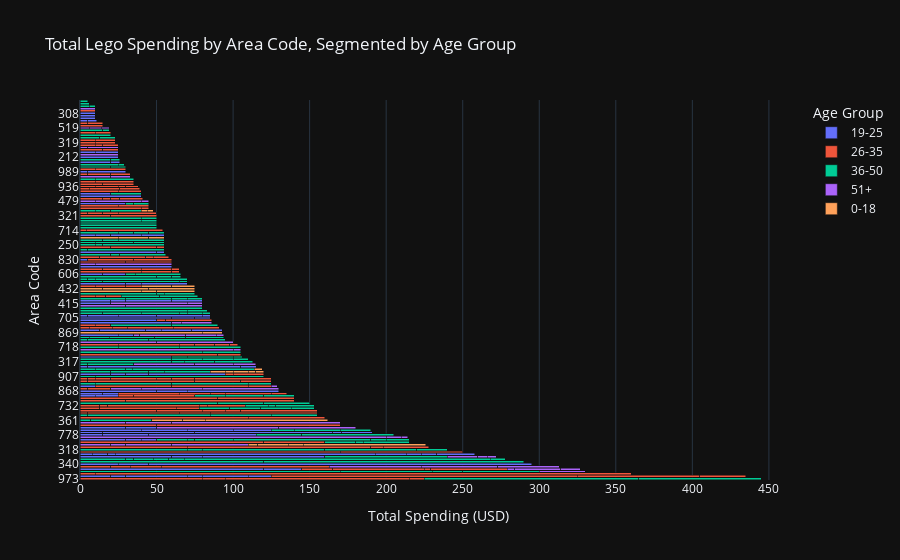

The notebook cell this image was saved under:
### Markdown cell above
10. Come up with a question you want to answer using these data, and write it down. Then, create a data visualization that answers the question, and explain how your visualization answers the question.

Question: Is there a relationship between the area code and age group?

### Code cell
bins = [0, 18, 25, 35, 50,100]
labels = ['0-18', '19-25', '26-35', '36-50', '51+']
DF_lego['age_group'] = pd.cut(DF_lego['age'], bins=bins, labels=labels)

fig = px.bar(
    DF_lego,
    x='us_price',
    y='area_code',
    color='age_group',  
    barmode='stack',
    title='Total Lego Spending by Area Code, Segmented by Age Group'
)

fig.update_layout(
    yaxis_title="Area Code",
    xaxis_title="Total Spending (USD)",
    legend_title="Age Group",
    template='plotly_dark', 
    yaxis={'categoryorder': 'total descending'} 
)

fig.show()

### Figure 1 — Plotly figure (JSON) as saved in the notebook; plotly's stock layout.template omitted (floating-point values rounded to 4 significant figures; data arrays with more than 128 entries replaced by an {"elided": "..."} marker saying what was removed)
{"data": [{"hovertemplate": "age_group=19-25<br>us_price=%{x}<br>area_code=%{y}<extra></extra>", "legendgroup": "19-25", "marker": {"color": "#636efa", "pattern": {"shape": ""}}, "name": "19-25", "orientation": "h", "showlegend": true, "textposition": "auto", "type": "bar", "x": [9.99, 9.99, 14.99, 9.99, 24.99, 19.99, 250.0, 59.99, 49.99, 19.99, 59.99, 4.99, 5.99, 19.99, 9.99, 39.99, 39.99, 59.99, 59.99, 19.99, 79.99, 59.99, 14.99, 9.99, 19.99, 9.99, 14.99, 49.99, 19.99, 29.99, 9.99, 9.99, 7.99, 9.99, 4.99, 170.0, 19.99, 5.99, 19.99, 9.99, 39.99, 29.99, 29.99, 24.99, 29.99, 19.99, 14.99, 14.99, 4.99, 24.99, 59.99, 4.99, 19.99, 9.99, 29.99, 19.99, 12.99, 29.99, 9.99, 19.99, 19.99, 4.99, 19.99, 24.99, 29.99, 4.99, 19.99, 9.99, 9.99, 24.99, 14.99, 9.99, 24.99, 49.99, 4.99, 9.99, 14.99, 59.99, 89.99, 5.99, 19.99, 49.99, 14.99, 29.99, 69.99, 9.99, 29.99, 14.99, 29.99, 9.99, 29.99, 9.99, 14.99, 29.99, 4.99, 99.99, 9.99, 9.99, 9.99, 19.99, 14.99, 24.99, 9.99, 120.0, 24.99], "xaxis": "x", "y": ["216", "205", "205", "947", "340", "340", "340", "878", "868", "868", "868", "980", "980", "281", "281", "281", "563", "813", "418", "418", "418", "705", "705", "705", "784", "784", "784", "784", "415", "441", "441", "441", "316", "316", "316", "316", "671", "671", "246", "508", "541", "541", "541", "541", "210", "210", "606", "606", "989", "989", "678", "830", "856", "856", "856", "856", "307", "307", "307", "307", "307", "754", "754", "754", "754", "754", "316", "316", "316", "316", "406", "406", "212", "443", "443", "308", "480", "480", "480", "480", "480", "815", "778", "778", "778", "281", "281", "281", "551", "551", "551", "312", "312", "602", "785", "785", "785", "573", "573", "573", "573", "786", "786", "567", "567"], "yaxis": "y"}, {"hovertemplate": "age_group=26-35<br>us_price=%{x}<br>area_code=%{y}<extra></extra>", "legendgroup": "26-35", "marker": {"color": "#EF553B", "pattern": {"shape": ""}}, "name": "26-35", "orientation": "h", "showlegend": true, "textposition": "auto", "type": "bar", "x": {"elided": "165 float values"}, "xaxis": "x", "y": {"elided": "165 str values"}, "yaxis": "y"}, {"hovertemplate": "age_group=36-50<br>us_price=%{x}<br>area_code=%{y}<extra></extra>", "legendgroup": "36-50", "marker": {"color": "#00cc96", "pattern": {"shape": ""}}, "name": "36-50", "orientation": "h", "showlegend": true, "textposition": "auto", "type": "bar", "x": {"elided": "173 float values"}, "xaxis": "x", "y": {"elided": "173 str values"}, "yaxis": "y"}, {"hovertemplate": "age_group=51+<br>us_price=%{x}<br>area_code=%{y}<extra></extra>", "legendgroup": "51+", "marker": {"color": "#ab63fa", "pattern": {"shape": ""}}, "name": "51+", "orientation": "h", "showlegend": true, "textposition": "auto", "type": "bar", "x": [59.99, 49.99, 39.99, 9.99, 49.99, 29.99, 200.0, 9.99, 3.99, 49.99, 49.99, 19.99, 5.99, 5.99, 3.99, 4.99, 19.99, 39.99, 24.99, 14.99, 9.99, 5.99, 7.99, 4.99, 19.99, 9.99, 29.99, 49.99, 24.99, 49.99, 9.99, 29.99, 49.99, 4.99, 29.99, 12.99, 19.99, 12.99, 3.99, 29.99, 19.99, 4.99, 19.99, 39.99, 49.99, 9.99, 29.99, 4.99, 99.99, 4.99, 79.99, 49.99, 5.99, 19.99, 29.99, 29.99, 110.0], "xaxis": "x", "y": ["339", "339", "339", "517", "517", "209", "774", "774", "774", "469", "469", "418", "418", "418", "508", "810", "810", "251", "251", "251", "413", "519", "519", "519", "859", "859", "859", "859", "206", "415", "415", "802", "802", "567", "567", "567", "409", "409", "786", "786", "786", "786", "214", "214", "214", "479", "479", "479", "740", "740", "210", "210", "813", "813", "812", "812", "812"], "yaxis": "y"}, {"hovertemplate": "age_group=0-18<br>us_price=%{x}<br>area_code=%{y}<extra></extra>", "legendgroup": "0-18", "marker": {"color": "#FFA15A", "pattern": {"shape": ""}}, "name": "0-18", "orientation": "h", "showlegend": true, "textposition": "auto", "type": "bar", "x": [9.99, 4.99, 9.99, 4.99, 4.99, 79.99, 12.99, 19.99, 14.99, 79.99, 3.99, 3.99, 24.99, 19.99, 9.99, 39.99, 9.99, 24.99, 14.99, 29.99, 29.99, 19.99, 14.99, 5.99, 19.99, 9.99, 79.99, 4.99], "xaxis": "x", "y": ["712", "712", "712", "712", "712", "869", "869", "361", "361", "361", "336", "336", "305", "305", "305", "914", "914", "914", "432", "432", "432", "229", "229", "859", "859", "859", "859", "801"], "yaxis": "y"}], "layout": {"barmode": "stack", "legend": {"title": {"text": "Age Group"}, "tracegroupgap": 0}, "title": {"text": "Total Lego Spending by Area Code, Segmented by Age Group"}, "xaxis": {"anchor": "y", "domain": [0, 1], "title": {"text": "Total Spending (USD)"}}, "yaxis": {"anchor": "x", "categoryorder": "total descending", "domain": [0, 1], "title": {"text": "Area Code"}}}}
